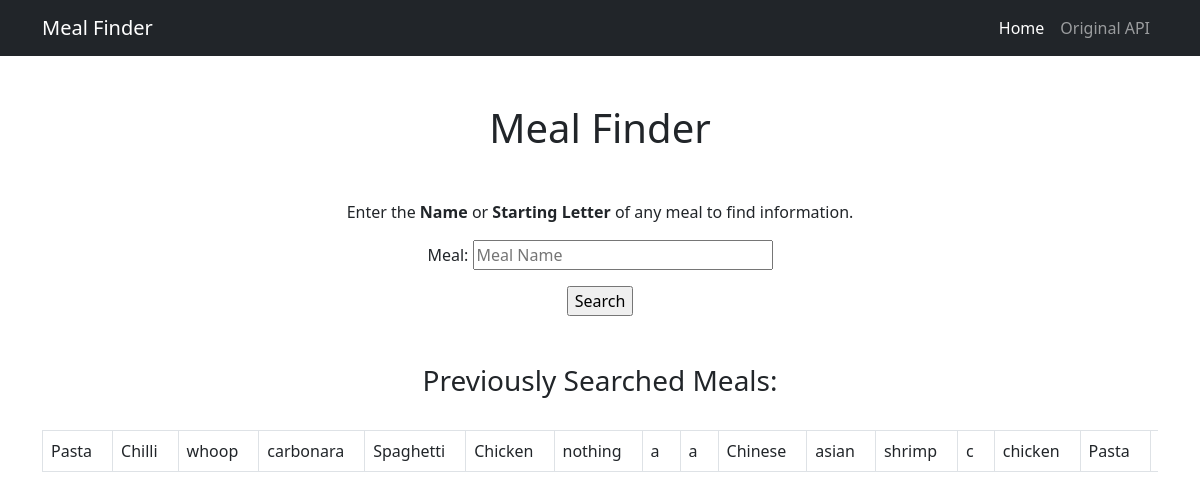
Page /MealHome/ on the committed database.
### MealHome/models.py (models this page shows)
class MealInfo(models.Model):
    MealName = models.CharField(max_length=100)

### MealHome/views.py (the view)
# urls.py: path("", views.index, name="home"),
def index(request):
    MealsSearched = MealInfo.objects.all().values()
    api = APIInfo.objects.filter().values()
    apiURLMealSearch = api[0]["URL"]
    apiURLRandomMealSearch = api[1]["URL"]
    apiURLMealCategories = api[2]["URL"]
    if request.method == "POST":
        form = MealNameForm(request.POST)
        if form.is_valid():
            MealInput = form.cleaned_data["Meal"]
            l = MealInfo(MealName=MealInput)
            l.save()
            apiURLMealSearch += MealInput
            returnMeal = MealAPI(apiURLMealSearch).returnMealData()
            mealData = processMealData(returnMeal)
            meals = mealData.returnMeals()
            context = {
                'meals':MealsSearched,
                'MealName':request.POST.get("Meal", ""),
                'FormData':form,
                'data':meals,
                'apiData':apiURLMealSearch
            }
            template = loader.get_template('submitted.html')
            return HttpResponse(template.render(context, request))
    else:
        form = MealNameForm()
    context = {
    'form':form,
    'meals':MealsSearched,
    'apiMealSearch':apiURLMealSearch,
    'apiRandom':apiURLRandomMealSearch,
    'apiCategories':apiURLMealCategories
    }
    template = loader.get_template("index.html")
    return HttpResponse(template.render(context, request))

### MealHome/forms.py
class MealNameForm(forms.Form):
    Meal = forms.CharField(widget=forms.TextInput(attrs={'placeholder': 'Meal Name', 'style': 'width: 300px;'}))

### MealHome/templates/index.html (shortened to what this page needs)
{% extends "template.html" %}
{% block navbar %} Meal Finder {% endblock %}
{% block header %} Meal Finder {% endblock %}
{% block body %}
<div class="text-center">
<p class="text-center">Enter the <b>Name</b> or <b>Starting Letter</b> of any meal to find information.<p>
<form action="/MealHome/" method="post">
<p>{{ form }}</p>
<input type="submit" value="Search">
</form>
<br></br>
<h3>Previously Searched Meals:</h3><br>
</div>
<div class="overflow-auto">
<table class="table table-bordered">
<tr>
{% for x in meals %}
	<td style = "padding-right:20px;"> {{x.MealName}} </td>
{% endfor %}
</tr>
</table>
</div>
{% endblock %}

### MealHome/templates/template.html (shortened to what this page needs)
{% load static %}
<!DOCTYPE html>
<html lang="en">
    <head>
        <link rel="stylesheet" href="{% static 'css/styles.css' %}" />
    </head>
    <body>
        <nav class="navbar navbar-expand-lg navbar-dark bg-dark">
            <div class="container">
                <a class="navbar-brand" href="">{% block navbar %} Default Nav {% endblock %}</a>
                <div class="collapse navbar-collapse" id="navbarSupportedContent">
                    <ul class="navbar-nav ms-auto mb-2 mb-lg-0">
                        <li class="nav-item"><a class="nav-link active" aria-current="page" href="">Home</a></li>
						<li class="nav-item"><a class="nav-link" href="https://www.themealdb.com/api.php">Original API</a></li>
                    </ul>
                </div>
            </div>
        </nav>
        <div class="container">
            <div class="text-center mt-5">
                <h1>{% block header %} {% endblock %}</h1>
            </div>
			<div class="text-start mt-5">
                {% block body %} {% endblock %}
            </div>
        </div>
    </body>
</html>

### rows in the picture
MealInfo: MealName "Pasta"
MealInfo: MealName "Chilli"
MealInfo: MealName "whoop"
MealInfo: MealName "carbonara"
MealInfo: MealName "Spaghetti"
MealInfo: MealName "Chicken"
MealInfo: MealName "nothing"
MealInfo: MealName "a"
MealInfo: MealName "a"
MealInfo: MealName "Chinese"
MealInfo: MealName "asian"
MealInfo: MealName "shrimp"
MealInfo: MealName "c"
MealInfo: MealName "chicken"
MealInfo: MealName "Pasta"
